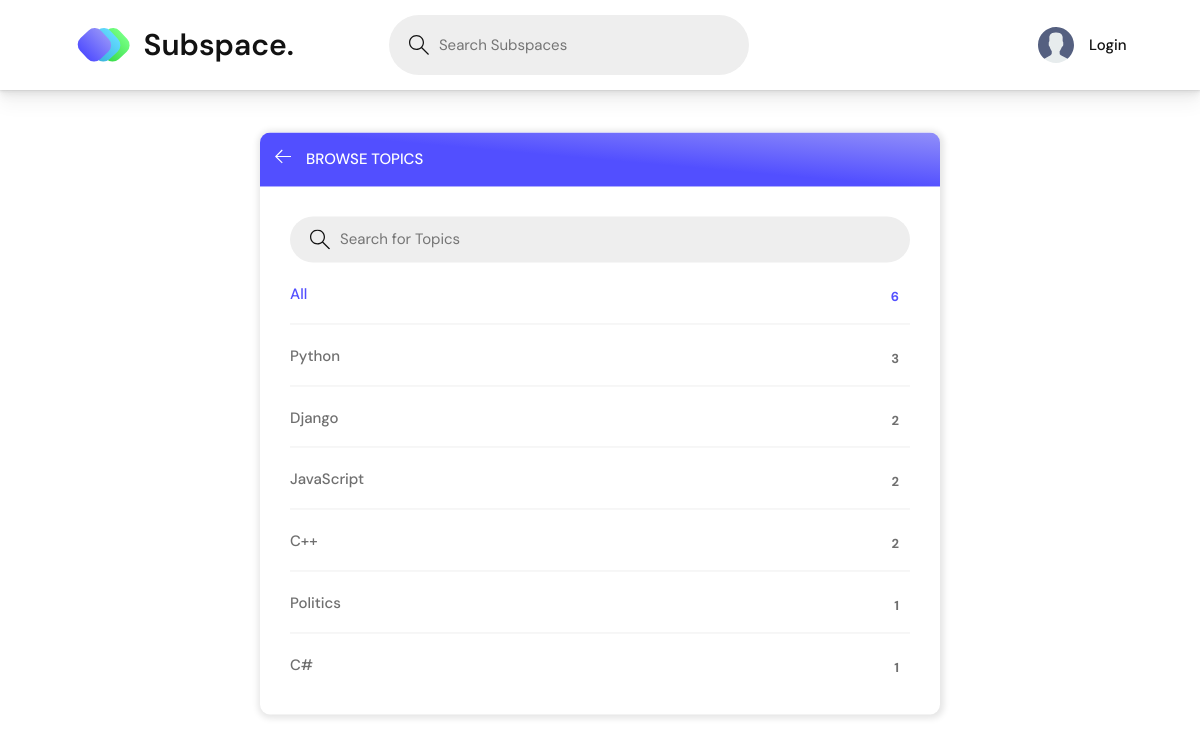
Page /topics/ on the committed database.
### base/models.py (models this page shows, shortened)
class Topic(models.Model) :
	name = models.CharField(max_length=200)

### base/views.py (the view)
# urls.py: path('topics/', views.topicsPage, name='topics'),
def topicsPage(request) :
	q = request.GET.get('q') if request.GET.get('q')!=None else ''
	topics = Topic.objects.filter(name__icontains=q)
	return render(request, 'base/topics.html', {'topics' : topics})

### base/templates/base/topics.html (shortened to what this page needs)
{% extends 'main.html' %}
{% block content %}
    <main class="create-room layout">
      <div class="container">
        <div class="layout__box">
          <div class="layout__boxHeader">
            <div class="layout__boxTitle">
              <a href="{% url 'home' %}">
                <svg version="1.1" xmlns="http://www.w3.org/2000/svg" width="32" height="32" viewBox="0 0 32 32">
                  <title>arrow-left</title>
                  <path
                    d="M13.723 2.286l-13.723 13.714 13.719 13.714 1.616-1.611-10.96-10.96h27.625v-2.286h-27.625l10.965-10.965-1.616-1.607z"
                  ></path>
                </svg>
              </a>
              <h3>Browse Topics</h3>
            </div>
          </div>
          <div class="topics-page layout__body">
            <form action="" method="GET" class="header__search">
              <label>
                <input name="q" placeholder="Search for Topics" />
              </label>
            </form>
            <ul class="topics__list">
              <li>
                <a href="{% url 'topics' %}" class="active">All <span>{{topics.count}}</span></a>
              </li>
              {% for topic in topics %}
              <li>
                <a href="{% url 'home' %}?q={{topic.name}}">{{topic.name}} <span>{{topic.room_set.all.count}}</span></a>
              </li>
              {% endfor %}
            </ul>
          </div>
        </div>
      </div>
    </main>
{% endblock content %}

### static/styles/style.css (style rules this page uses)
:root { --color-main: #524FFF; --color-main-light: #e1f6fb; --color-dark: #fff; --color-dark-medium: #eeeeee; --color-dark-light: #121212; --color-light: #121212; --color-gray: #121212; --color-light-gray: #6f6f6f; --color-bg: #fff; --color-success: #38DB48; --color-error: #fc4b0b; }
* { font-family: "Poppins", "DM Sans", -apple-system, BlinkMacSystemFont, "Segoe UI", Roboto, Oxygen, Ubuntu, Cantarell, "Open Sans", "Helvetica Neue", sans-serif; margin: 0; padding: 0; box-sizing: border-box; text-rendering: optimizeLegibility; font-size: inherit; }
html { font-size: 56.25%; }
@media only screen and (min-width: 1200px) { html { font-size: 62.5%; } }
body { line-height: 1.6; font-weight: 400; font-size: 1.5rem; color: var(--color-light-gray); background-color: var(--color-bg); min-height: 100vh; }
a { display: inline-block; color: var(--color-main); text-decoration: none; }
.container { max-width: 120rem; width: 90%; margin: auto; }
.header__search { display: grid; justify-content: center; }
.header__search>label { background-color: var(--color-dark-medium); padding: 1.3rem 1rem; display: flex; align-items: center; gap: 1rem; border-radius: 50px; }
.header__search svg { fill: var(--color-gray); width: 2rem; height: 2rem; margin-left: 1rem; }
.header__search input { width: 30rem; background: transparent; border: none; outline: none; color: var(--color-light); }
.layout { margin-top: 2.4rem; }
.layout>.container { display: flex; justify-content: space-between; align-items: flex-start; }
.layout__box { width: 90%; max-width: 48rem; min-height: 40rem; position: absolute; top: 50%; left: 50%; transform: translate(-50%, -46%); background-color: var(--color-dark); border-radius: 1rem; box-shadow: 1px 1px 6px 3px rgba(0, 0, 0, 0.1); overflow: hidden; }
.layout__boxHeader { display: flex; padding: 1.5rem; background-color: var(--color-main); background: rgb(82, 79, 255); background: linear-gradient(5deg, rgba(82, 79, 255, 1) 50%, rgba(145, 143, 249, 1) 100%); }
.layout__boxTitle { display: flex; gap: 1.5rem; align-items: center; }
.layout__boxTitle h3 { text-transform: uppercase; font-weight: 500; color: var(--color-dark); }
.layout__boxTitle svg { width: 1.6rem; height: 1.6rem; fill: var(--color-dark); }
.layout__body { margin: 3rem; }
.topics__list { list-style: none; }
.topics__list li a { display: flex; justify-content: space-between; margin-bottom: 3rem; font-weight: 500; color: var(--color-light-gray); transition: all 0.3s ease-in-out; }
.topics__list li a.active, .topics__list li a:hover { color: var(--color-main); }
.topics__list li a span { padding: 0.5rem 1rem; background-color: var(--color-dark); border-radius: 3px; font-size: 1.3rem; font-weight: 700; letter-spacing: 1px; }
.topics-page .topics__list li:not(:last-child) a { margin: 2rem 0; padding-bottom: 1rem; text-decoration: none; border-bottom: 1px solid var(--color-dark-medium); }
.topics-page .header__search { display: block; }
.create-room.layout .layout__box { max-width: 68rem; }

### rows in the picture
Topic: name "Python", room_set.all.count "3"
Topic: name "Django", room_set.all.count "2"
Topic: name "JavaScript", room_set.all.count "2"
Topic: name "C++", room_set.all.count "2"
Topic: name "Politics", room_set.all.count "1"
Topic: name "C#", room_set.all.count "1"

### other values in the picture
{{ topics.count }} "6"
